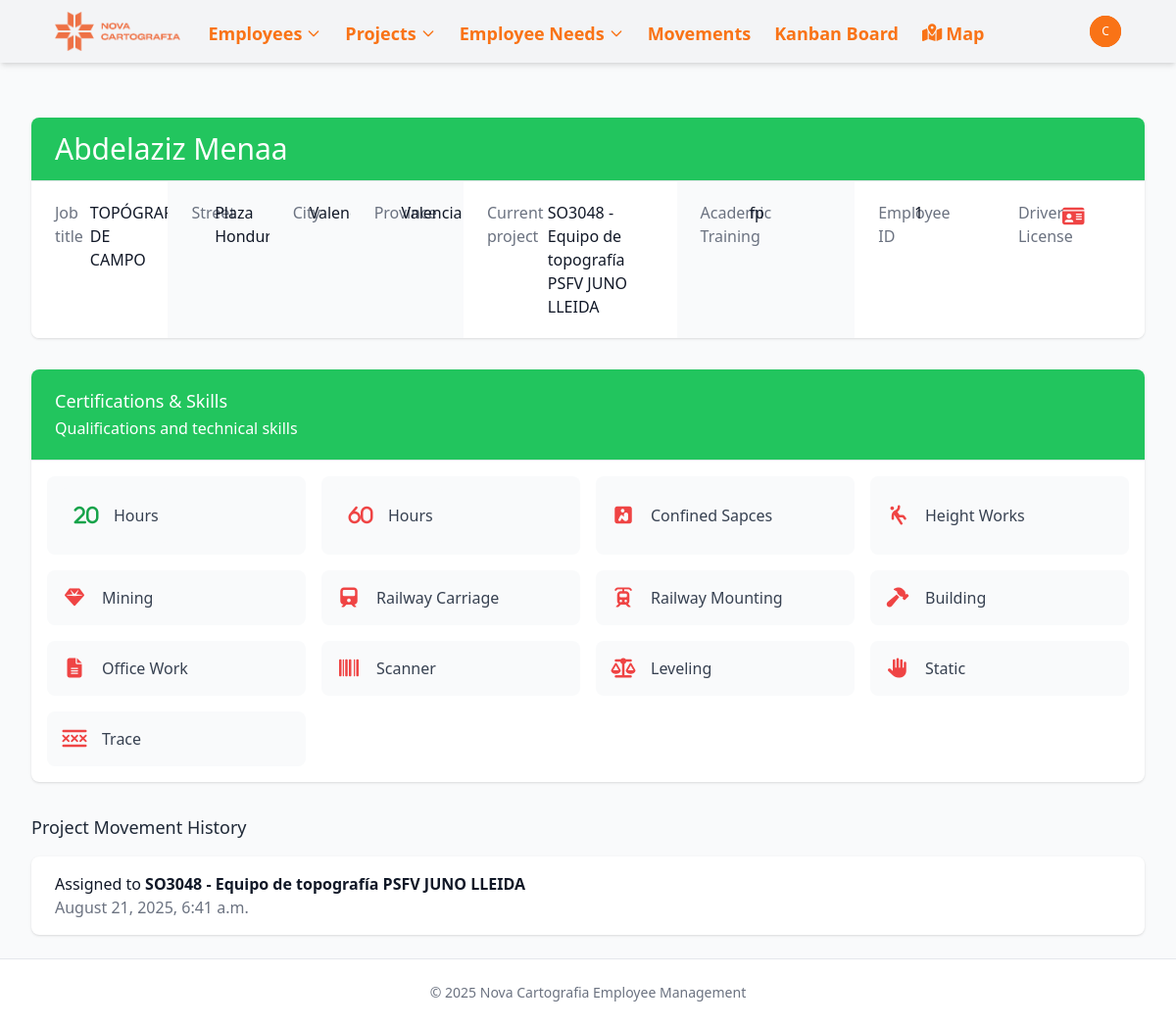
The page /employees/1/ (signed in) on the database as committed earlier.
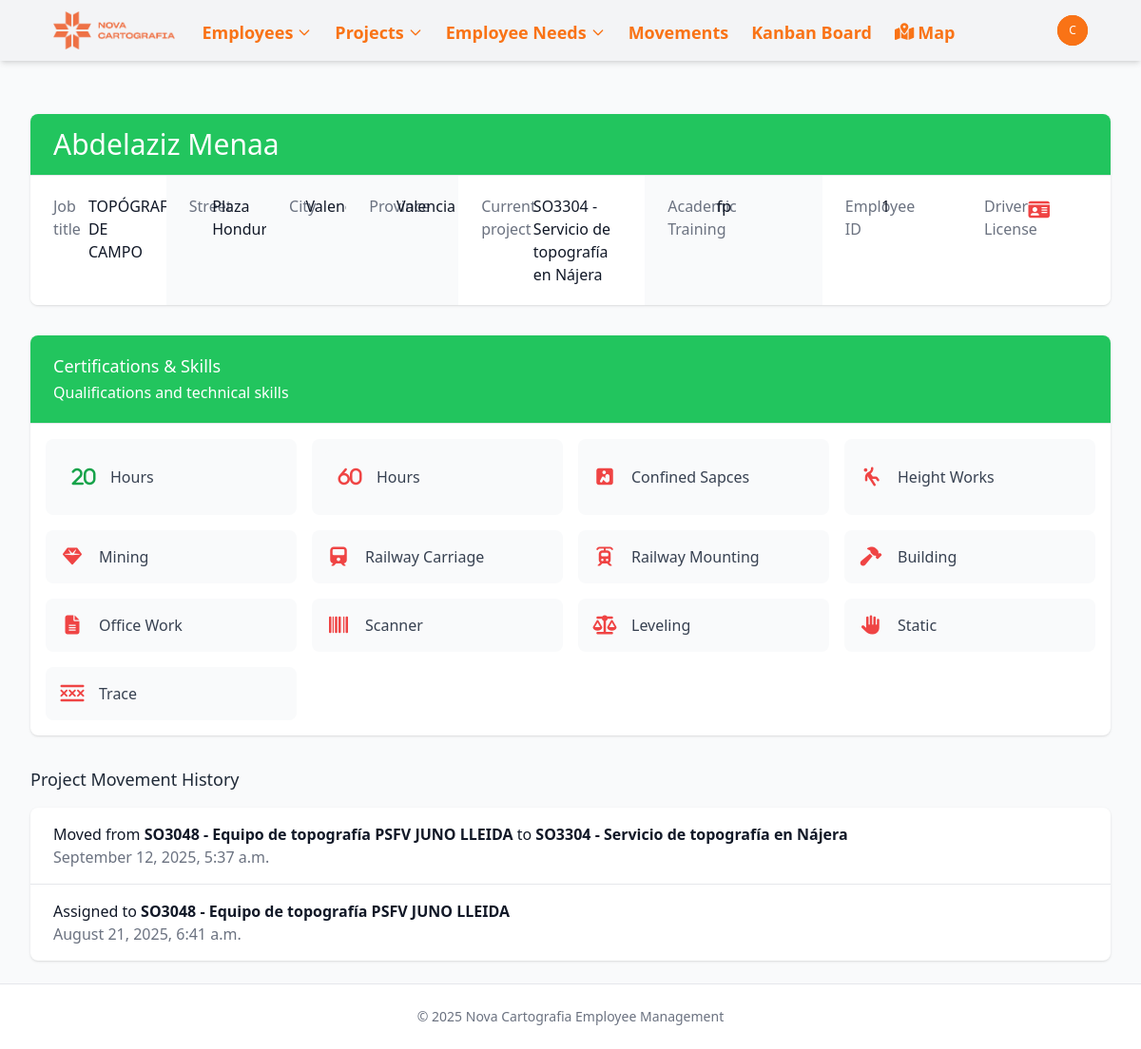
The same page on the database as committed later.
### novacartografia_employee_management/models.py (models this page shows, shortened)
class Employee(models.Model):
    name = models.CharField(max_length=100)
    job = models.CharField(max_length=100)
    project_id = models.ForeignKey(Project, on_delete=models.SET_NULL, related_name='employee_set', blank=True, null=True)
    street = models.CharField(max_length=100, blank=True, null=True)
    city = models.CharField(max_length=100, blank=True, null=True)
    active = models.BooleanField(default=True, help_text="Indicates if the employee is currently active")
    start_date = models.DateField(default=timezone.now, help_text="When the employee started working", null=True, blank=True)
    end_date = models.DateField(blank=True, null=True, help_text="When the employee ended working, if applicable")
    state = models.CharField(max_length=50, default='valencia',
           choices=[
                ('Araba (Álava)', 'Álava'),
                ('Albacete', 'Albacete'),
                ('Alacant (Alicante)', 'Alicante'),
                ('Almería', 'Almería'),
                ('Asturias', 'Asturias'),
                ('Ávila', 'Ávila'),
                ('Badajoz', 'Badajoz'),
                ('Barcelona', 'Barcelona'),
                ('Burgos', 'Burgos'),
                ('Cáceres', 'Cáceres'),
                ('Cádiz', 'Cádiz'),
                ('Cantabria', 'Cantabria'),
                ('Castelló (Castellón)', 'Castellón'),
                ('Ceuta', 'Ceuta'),
                ('Ciudad Real', 'Ciudad Real'),
                ('Córdoba', 'Córdoba'),
                ('Cuenca', 'Cuenca'),
                ('Gerona', 'Gerona'),
                ('Granada', 'Granada'),
                ('Guadalajara', 'Guadalajara'),
                ('Gipuzkoa (Guipúzcoa)', 'Guipúzcoa'),
                ('Huelva', 'Huelva'),
                ('Huesca', 'Huesca'),
                ('Islas Baleares', 'Islas Baleares'),
                ('Jaén', 'Jaén'),
                ('A Coruña (La Coruña)', 'La Coruña'),
                ('La Rioja', 'La Rioja'),
                ('Las Palmas', 'Las Palmas'),
                ('León', 'León'),
                ('Lérida', 'Lérida'),
                ('Lleida', 'Lérida'),  # Agregado porque aparece en tu CSV
                ('Lugo', 'Lugo'),
                ('Madrid', 'Madrid'),
                ('Málaga', 'Málaga'),
                ('Melilla', 'Melilla'),
                ('Murcia', 'Murcia'),
                ('Navarra (Nafarroa)', 'Navarra'),  # Corregido para coincidir con el CSV
                ('Orense', 'Orense'),
                ('Palencia', 'Palencia'),
                ('Pontevedra', 'Pontevedra'),
                ('Salamanca', 'Salamanca'),
                ('Santa Cruz de Tenerife', 'Santa Cruz de Tenerife'),
                ('Segovia', 'Segovia'),
                ('Sevilla', 'Sevilla'),
                ('Soria', 'Soria'),
                ('Tarragona', 'Tarragona'),
                ('Teruel', 'Teruel'),
                ('Toledo', 'Toledo'),
                ('Valencia', 'Valencia'),
                ('Valladolid', 'Valladolid'),
                ('Bizkaia (Vizcaya)', 'Vizcaya'),
                ('Zamora', 'Zamora'),
                ('Zaragoza', 'Zaragoza'),
            ])
    latitude = models.FloatField(null=True, blank=True)
    longitude = models.FloatField(null=True, blank=True)
    academic_training = models.CharField(max_length=100, blank=True, null=True)
    driver_license = models.BooleanField(default=False)
    twenty_hours = models.BooleanField(default=False)
    sixty_hours = models.BooleanField(default=False)
    confine = models.BooleanField(default=False)
    height = models.BooleanField(default=False)
    mining = models.BooleanField(default=False)
    railway_carriage = models.BooleanField(default=False)
    railway_mounting = models.BooleanField(default=False)
    building = models.BooleanField(default=False)
    office_work = models.BooleanField(default=False)
    scanner = models.BooleanField(default=False)
    leveling = models.BooleanField(default=False)
    static = models.BooleanField(default=False)
    drag = models.BooleanField(default=False)
    locked = models.BooleanField(default=False, help_text="Indicates if the employee is locked for a future project")
    vacations_from = models.DateField(blank=True, null=True)
    vacations_to = models.DateField(blank=True, null=True)
    leave_from = models.DateField(blank=True, null=True)
    leave_to = models.DateField(blank=True, null=True)

class Project(models.Model):
    PROJECT_TYPES = [
        ('external', 'Obra'),
        ('project', 'Proyecto'),
    ]
    MANAGER_TYPES = [
        ('Jose Cuesta Mejías', 'Cuesta'),
        ('Javier Marín Gimeno', 'Javi'),
        ('Guillermo Boscá Gómez', 'Guillermo'),
        ('Miguel Ángel Martínez García', 'Miguel Ángel'),
        ('Óscar López Valverde', 'Óscar'),
    ]
    name = models.CharField(max_length=100)
    type = models.CharField(max_length=50, choices=PROJECT_TYPES, default='proyecto')
    description = models.TextField(blank=True, null=True)
    manager = models.CharField(max_length=50, choices=MANAGER_TYPES, null=True, blank=True)
    state = models.CharField(max_length=50, null=True, blank=True, )
    date_from = models.DateField(blank=True, null=True)
    date_to = models.DateField(blank=True, null=True)
    academic_training = models.CharField(max_length=100, blank=True, null=True)
    twenty_hours = models.BooleanField(default=False)
    sixty_hours = models.BooleanField(default=False)
    confine = models.BooleanField(default=False)
    height = models.BooleanField(default=False)
    mining = models.BooleanField(default=False)
    railway_carriage = models.BooleanField(default=False)
    railway_mounting = models.BooleanField(default=False)
    building = models.BooleanField(default=False)
    office_work = models.BooleanField(default=False)
    scanner = models.BooleanField(default=False)
    leveling = models.BooleanField(default=False)
    static = models.BooleanField(default=False)
    drag = models.BooleanField(default=False)

class ProjectMovementLine(models.Model):
    project = models.ForeignKey(Project, on_delete=models.CASCADE, related_name='movements')
    employee = models.ForeignKey(Employee, on_delete=models.CASCADE, related_name='project_movements')
    date = models.DateTimeField(default=timezone.now)
    previous_project = models.ForeignKey(
        Project,
        on_delete=models.SET_NULL,
        null=True,
        blank=True,
        related_name='outgoing_movements'
    )
    class Meta:
        ordering = ['-date']  # Most recent movements first

### novacartografia_employee_management/views.py (the view)
# urls.py: path('employees/<int:pk>/', views.employee_detail, name='employee_detail'),
@login_required
def employee_detail(request, pk):
    employee = get_object_or_404(Employee, pk=pk)
    project_movements = employee.project_movements.all().order_by('-date')[:5]  # Get the last 5 movements
    context = {
        'employee': employee,
        'movements': project_movements,
    }
    return render(request, 'novacartografia_employee_management/employee_detail.html', context)

### templates/novacartografia_employee_management/employee_detail.html (shortened to what the changed rows need)
{% extends "base.html" %}
{% block content %}
<div class="bg-white shadow overflow-hidden sm:rounded-lg">
    <div class="px-4 py-5 sm:px-6 bg-primary-600 {% if 'TOPÓGRAFO' in employee.job  %} bg-green-500 {% elif 'Auxiliar' in employee.job %} bg-yellow-400 {% elif 'Piloto' in employee.job %}bg-indigo-500 {% else %} bg-orange-500 {% endif %}">
        <h1 class="text-3xl leading-6 font-medium text-gray-700 {% if 'Auxiliar' in employee.job %} {% else %} text-white {% endif %}">
            <a href="{% url 'employee_update' employee.id %}" class="text-primary-600 hover:text-primary-800">
                {{ employee.name }}
            </a>
        </h1>
    </div>
    <div class="border-t border-gray-200">
        <div class="flex">
            <div class="bg-white px-4 py-5 sm:grid sm:grid-cols-3 sm:gap-4 sm:px-6">
                <dt class="text-base font-medium text-gray-500">Job title</dt>
                <dd class="mt-1 text-base text-gray-900 sm:mt-0 sm:col-span-2">{{ employee.job }}</dd>
            </div>
            <div class="bg-gray-50 px-4 py-5 sm:grid sm:grid-cols-3 sm:gap-4 sm:px-6">
                <dt class="text-base font-medium text-gray-500">Street</dt>
                <dd class="mt-1 text-base text-gray-900 sm:mt-0 sm:col-span-2">{{ employee.street }}</dd>
            </div>
            <div class="bg-gray-50 px-4 py-5 sm:grid sm:grid-cols-3 sm:gap-4 sm:px-6">
                <dt class="text-base font-medium text-gray-500">City</dt>
                <dd class="mt-1 text-base text-gray-900 sm:mt-0 sm:col-span-2">{{ employee.city }}</dd>
            </div>
            <div class="bg-gray-50 px-4 py-5 sm:grid sm:grid-cols-3 sm:gap-4 sm:px-6">
                <dt class="text-base font-medium text-gray-500">Province</dt>
                <dd class="mt-1 text-base text-gray-900 sm:mt-0 sm:col-span-2">{{ employee.get_state_display }}</dd>
            </div>
            <div class="bg-white px-4 py-5 sm:grid sm:grid-cols-3 sm:gap-4 sm:px-6">
                <dd class="mt-1 text-base text-gray-900 sm:mt-0 sm:col-span-2">
                    {% if employee.project_id %}
                        <a href="{% url 'project_detail' employee.project_id.id %}" class="text-primary-600 hover:text-primary-800">
                            {{ employee.project_id.name }}
                        </a>
                    {% else %}
                        <span class="text-gray-500 italic">No project assigned</span>
                    {% endif %}
                </dd>
            </div>
            <div class="bg-gray-50 px-4 py-5 sm:grid sm:grid-cols-3 sm:gap-4 sm:px-6">
                <dt class="text-base font-medium text-gray-500">Academic Training</dt>
                <dd class="mt-1 text-base text-gray-900 sm:mt-0 sm:col-span-2">
                    {{ employee.academic_training|default:"Not specified" }}
                </dd>
            </div>
            <div class="bg-white px-4 py-5 sm:grid sm:grid-cols-3 sm:gap-4 sm:px-6">
                <dt class="text-base font-medium text-gray-500">Employee ID</dt>
                <dd class="mt-1 text-base text-gray-900 sm:mt-0 sm:col-span-2">{{ employee.id }}</dd>
            </div>
        </div>
    </div>
</div>
{% if movements %}
<div class="mt-8">
    <div class="bg-white shadow overflow-hidden sm:rounded-lg">
        <ul class="divide-y divide-gray-200">
            {% for movement in movements %}
            <li class="px-4 py-4 sm:px-6">
                <div class="flex items-center">
                    <div class="min-w-0 flex-1">
                        <p class="text-base font-medium text-gray-900 truncate">
                            {% if movement.previous_project %}
                                Moved from <span class="font-semibold">{{ movement.previous_project.name }}</span> to
                                <span class="font-semibold">{{ movement.project.name }}</span>
                            {% else %}
                                Assigned to <span class="font-semibold">{{ movement.project.name }}</span>
                            {% endif %}
                        </p>
                        <p class="text-base text-gray-500">
                            {{ movement.date|date:"F j, Y, g:i a" }}
                        </p>
                    </div>
                </div>
            </li>
            {% endfor %}
        </ul>
    </div>
</div>
{% endif %}
{% endblock %}

Rows that differ between the two databases and show on the page:
changed Employee "Abdelaziz Menaa": project_id.name "SO3048 - Equipo de topografía PSFV JUNO LLEIDA" → "SO3304 - Servicio de topografía en Nájera"
added ProjectMovementLine: previous_project.name "SO3048 - Equipo de topografía PSFV JUNO LLEIDA", project.name "SO3304 - Servicio de topografía en Nájera", date "September 12, 2025, 5:37 a.m."
